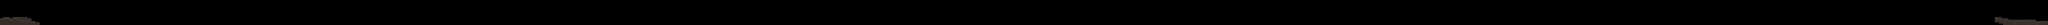

A level layout from a 2D game, rendered from its tile map. Below: a short description, then the map file with tile-grid data replaced by summaries:
An orthogonal 1500x19 tile map with 32x32 px tiles, 2 tile layers (Hintergrund, Boden).

<map version="1.2" tiledversion="1.2.4" orientation="orthogonal" renderorder="right-down" width="1500" height="19" tilewidth="32" tileheight="32" infinite="0" nextlayerid="3" nextobjectid="1">
 <tileset firstgid="1" name="20erBoden" tilewidth="32" tileheight="32" tilecount="16" columns="4">
  <image source="20sfloor2.png" width="128" height="128" />
 </tileset>
 <layer id="1" name="Hintergrund" width="1500" height="19" locked="1">
  <data>[28500 cells, 0 non-empty, 0 distinct tile ids]</data>
 </layer>
 <layer id="2" name="Boden" width="1500" height="19">
  <data>[28500 cells, 299 non-empty, 3 distinct tile ids]</data>
 </layer>
</map>
